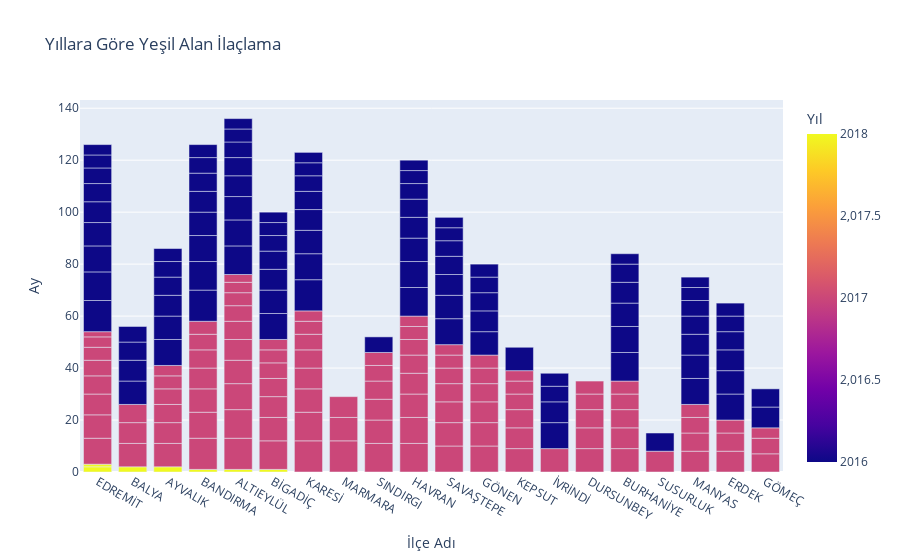

Notebook source saved alongside this figure:
### Markdown cell above
* En çok Altıneylül ilçesinde(%28.5) ilaçlanma yapılmıştır.

### Code cell
fig = px.bar(data, x='İlçe Adı', y='Ay',title="Yıllara Göre Yeşil Alan İlaçlama",color='Yıl')
fig.show()

### Figure 1 — Plotly figure (JSON) as saved in the notebook; plotly's stock layout.template omitted (floating-point values rounded to 4 significant figures; data arrays with more than 128 entries replaced by an {"elided": "..."} marker saying what was removed)
{"data": [{"alignmentgroup": "True", "hovertemplate": "İlçe Adı=%{x}<br>Ay=%{y}<br>Yıl=%{marker.color}<extra></extra>", "legendgroup": "", "marker": {"color": {"elided": "212 int values"}, "coloraxis": "coloraxis"}, "name": "", "offsetgroup": "", "orientation": "v", "showlegend": false, "textposition": "auto", "type": "bar", "x": {"elided": "212 str values"}, "xaxis": "x", "y": {"elided": "212 int values"}, "yaxis": "y"}], "layout": {"barmode": "relative", "coloraxis": {"colorbar": {"title": {"text": "Yıl"}}, "colorscale": [[0, "#0d0887"], [0.1111, "#46039f"], [0.2222, "#7201a8"], [0.3333, "#9c179e"], [0.4444, "#bd3786"], [0.5556, "#d8576b"], [0.6667, "#ed7953"], [0.7778, "#fb9f3a"], [0.8889, "#fdca26"], [1, "#f0f921"]]}, "legend": {"tracegroupgap": 0}, "title": {"text": "Yıllara Göre Yeşil Alan İlaçlama"}, "xaxis": {"anchor": "y", "domain": [0, 1], "title": {"text": "İlçe Adı"}}, "yaxis": {"anchor": "x", "domain": [0, 1], "title": {"text": "Ay"}}}}
